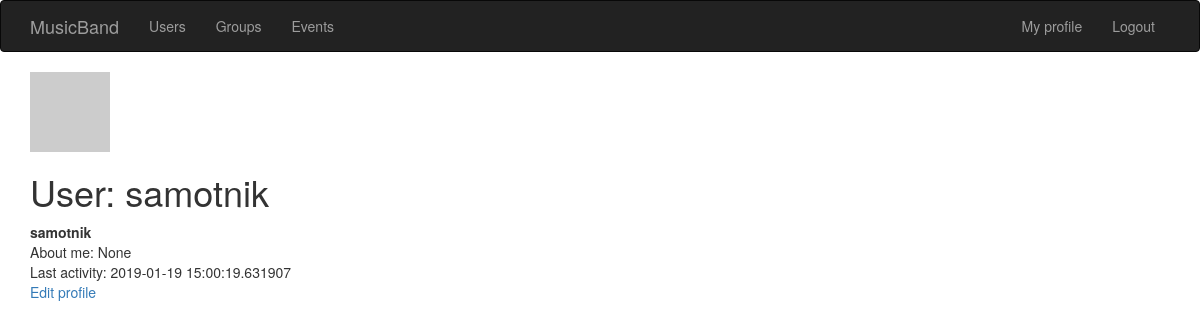
The app's page /user/samotnik (signed in), older data.
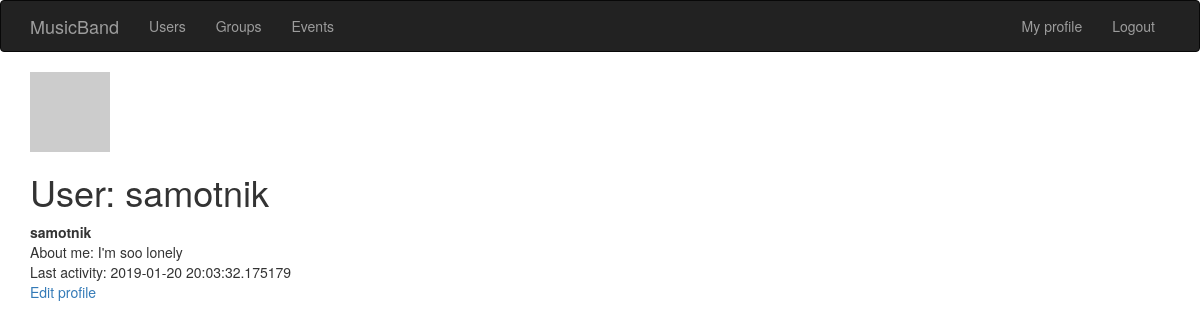
The same page, newer data.
### app/models.py (models this page shows, shortened)
class Artist(UserMixin, db.Model):
    id = db.Column(db.Integer, primary_key=True)
    username = db.Column(db.String(64), index=True, unique=True)
    email = db.Column(db.String(120), index=True, unique=True)
    password_hash = db.Column(db.String(128))
    aboutMe=db.Column(db.String(300))
    last_seen = db.Column(db.DateTime, default=datetime.utcnow)
    user_id = db.Column(db.Integer, db.ForeignKey('group.id'))
    groups = db.relationship(
        'Group',
        secondary=members,
        backref=db.backref('members', lazy='dynamic'),
        lazy='dynamic'
    )
    posts = db.relationship('Post', backref='postAuthor', lazy='dynamic')
    def avatar(self, size):
        digest = md5(self.email.lower().encode('utf-8')).hexdigest()
        return 'https://www.gravatar.com/avatar/{}?d=identicon&s={}'.format(
            digest, size)

### app/__init__.py (the view)
    @app.route('/user/<username>')
    @login_required
    def user_details(username):
        user = Artist.query.filter_by(username=username).first_or_404()
        return render_template('users/user_details.html', user=user)

### app/models.py (called while the page is built)
@login.user_loader
def load_user(id):
    return Artist.query.get(int(id))

### app/templates/users/user_details.html (shortened to what this page needs)
{% extends "base.html" %}
{% block content %}
    <div class="container">
        <table>
            <tr>
            <tr valign="top">
                <img src="{{ user.avatar(128) }}">
            </tr>
        </table>
        <table>
            <h1>User: {{ user.username }}</h1>
            <tr>
                <b>{{ user.username }} </b>
            </tr>
            <tr>
                <td>About me: {{ user.aboutMe }}</td>
            </tr>
            <tr>
                <td> Last activity: {{ user.last_seen }} </td>
            </tr>
            <tr>
                <td><a href={{ url_for('edit_profile', username=user.username) }}>
                    Edit profile </a>
                </td>
            </tr>
        </table>
    </div>
{% endblock %}

Row changes from the older to the newer data that the page shows:
changed Artist "samotnik": aboutMe "None" → "I'm soo lonely"; last_seen "2019-01-19 15:00:19.631907" → "2019-01-20 20:03:32.175179"
